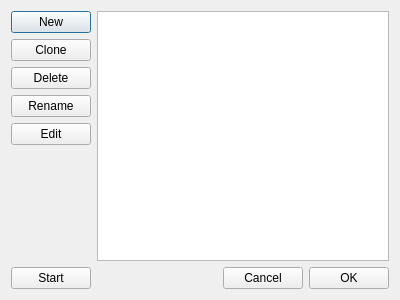
<?xml version="1.0" encoding="UTF-8"?>
<ui version="4.0">
 <class>StartConfigManager</class>
 <widget class="QDialog" name="StartConfigManager">
  <property name="geometry">
   <rect>
    <x>0</x>
    <y>0</y>
    <width>400</width>
    <height>300</height>
   </rect>
  </property>
  <property name="windowTitle">
   <string>Manage Application Configurations</string>
  </property>
  <layout class="QVBoxLayout" name="verticalLayout_2">
   <item>
    <layout class="QHBoxLayout" name="horizontalLayout_2">
     <item>
      <layout class="QVBoxLayout" name="verticalLayout">
       <item>
        <widget class="QPushButton" name="newButton">
         <property name="text">
          <string>New</string>
         </property>
        </widget>
       </item>
       <item>
        <widget class="QPushButton" name="cloneButton">
         <property name="text">
          <string>Clone</string>
         </property>
        </widget>
       </item>
       <item>
        <widget class="QPushButton" name="deleteButton">
         <property name="text">
          <string>Delete</string>
         </property>
        </widget>
       </item>
       <item>
        <widget class="QPushButton" name="renameButton">
         <property name="text">
          <string>Rename</string>
         </property>
        </widget>
       </item>
       <item>
        <widget class="QPushButton" name="editButton">
         <property name="text">
          <string>Edit</string>
         </property>
        </widget>
       </item>
       <item>
        <spacer name="verticalSpacer">
         <property name="orientation">
          <enum>Qt::Vertical</enum>
         </property>
         <property name="sizeHint" stdset="0">
          <size>
           <width>20</width>
           <height>40</height>
          </size>
         </property>
        </spacer>
       </item>
      </layout>
     </item>
     <item>
      <widget class="QListWidget" name="layoutList">
       <property name="editTriggers">
        <set>QAbstractItemView::NoEditTriggers</set>
       </property>
       <property name="selectionBehavior">
        <enum>QAbstractItemView::SelectRows</enum>
       </property>
      </widget>
     </item>
    </layout>
   </item>
   <item>
    <layout class="QHBoxLayout" name="horizontalLayout">
     <item>
      <widget class="QPushButton" name="startStopButton">
       <property name="text">
        <string>Start</string>
       </property>
      </widget>
     </item>
     <item>
      <spacer name="horizontalSpacer">
       <property name="orientation">
        <enum>Qt::Horizontal</enum>
       </property>
       <property name="sizeHint" stdset="0">
        <size>
         <width>40</width>
         <height>20</height>
        </size>
       </property>
      </spacer>
     </item>
     <item>
      <widget class="QPushButton" name="cancelButton">
       <property name="text">
        <string>Cancel</string>
       </property>
      </widget>
     </item>
     <item>
      <widget class="QPushButton" name="OKButton">
       <property name="text">
        <string>OK</string>
       </property>
      </widget>
     </item>
    </layout>
   </item>
  </layout>
 </widget>
 <resources/>
 <connections/>
</ui>
